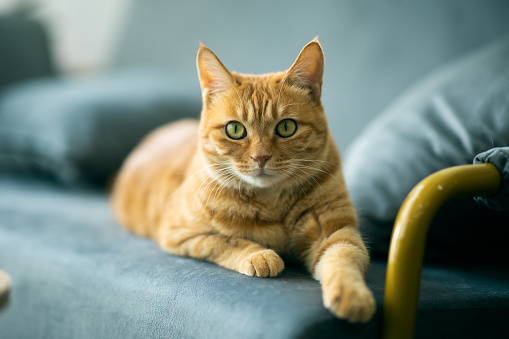
#> input picture Pruebas/cat3.jpg, 509 x 339 px, found by its file name
$ python cat_detect.py
#> lines starting #> are read from the running program, lines starting #| are printed output that depends on the picture; after the words box and inside, x2 and y2 are one past the last pixel; in counts of white or black regions, pixels touching at a corner belong together
import argparse
import cv2

# construct the argument parse and parse the arguments
#detector=cv2.CascadeClassifier('haarcascade_russian_plate_number.xml')
detector=cv2.CascadeClassifier('cat.xml')
image=cv2.imread('/home/chrisus/proyecto3/cat3.jpg')
#> image is the input picture: shape (339, 509, 3); mean B, G, R 123.3, 135.3, 123.9
# load the input image and convert it to grayscale
gray = cv2.cvtColor(image, cv2.COLOR_BGR2GRAY)
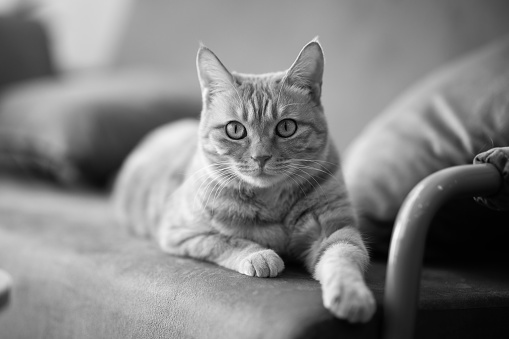
#> gray: shape (339, 509); min 0, max 251, mean 130.5
# load the cat detector Haar cascade, then detect cat faces
# in the input image

rects = detector.detectMultiScale(gray, scaleFactor=1.3,
	minNeighbors=10, minSize=(75, 75))
#> rects = [[203, 83, 114, 114]]

for (i, (x, y, w, h)) in enumerate(rects):
	cv2.rectangle(image, (x, y), (x + w, y + h), (0, 0, 255), 2)
	cv2.putText(image, "Cat #{}".format(i + 1), (x, y - 10),
		cv2.FONT_HERSHEY_SIMPLEX, 0.55, (0, 0, 255), 2)
#> this loop made 1 pass
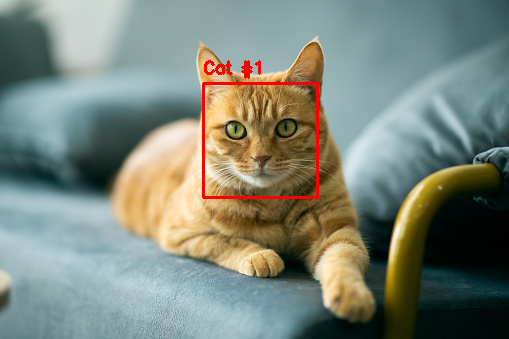
#> image: shape (339, 509, 3); 1.02% of pixels changed, all inside (x1, y1, x2, y2) = (202, 60, 319, 199)
# show the detected cat faces
cv2.imshow("Cat Faces", image)
cv2.waitKey(0)

$ run again, with Pruebas/audi.jpg copied over Pruebas/cat3.jpg
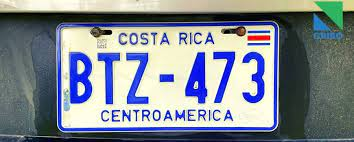
#> input picture Pruebas/audi.jpg, 354 x 142 px, found by its file name
#> image is the input picture: shape (142, 354, 3); mean B, G, R 145, 136, 128
#> `gray = cv2.cvtColor(image, cv2.COLOR_BGR2GRAY)`:
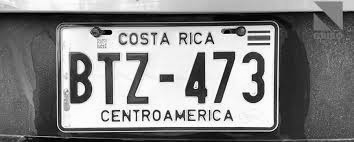
#> gray: shape (142, 354); min 0, max 255, mean 134.6
#> rects = ()
